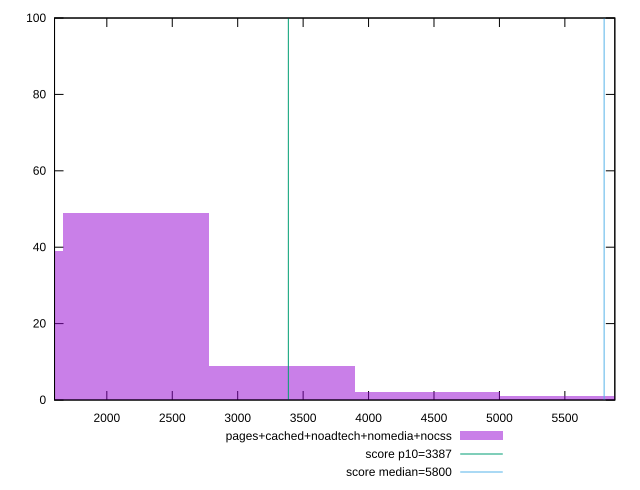

Recreate this plot in gnuplot.
reset

$pagesCachedNoadtechNomediaNocss <<EOF
5562.5933921621245 1
2225.0373568648497 49
1112.5186784324248 39
3337.5560352972743 9
4450.074713729699 2
EOF

set key outside below
set boxwidth 1112.5186784324248
set xrange [1600.4009999999998:5881.739881999703]
set yrange [0:100]
set trange [0:100]
set style fill transparent solid 0.5 noborder

set parametric
set terminal svg size 640, 490 enhanced background rgb 'white'
set output "report_00015_2021-02-09T16-11-33.973Z/speed-index/comparison/histogram/4_vs_5.svg"

plot $pagesCachedNoadtechNomediaNocss title "pages+cached+noadtech+nomedia+nocss" with boxes, \
     3387,t title "score p10=3387", \
     5800,t title "score median=5800"

reset
